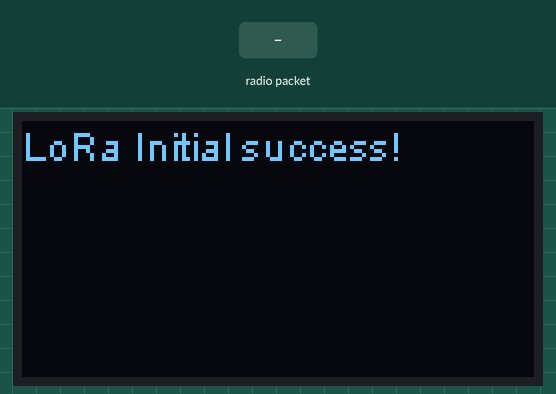
The program below on a simulated ESP32. On the bench: 128×64 one-colour display. The inputs (shaded band) are chosen by the test bench.

Above: at 0.1 s.
At 1.5 s:
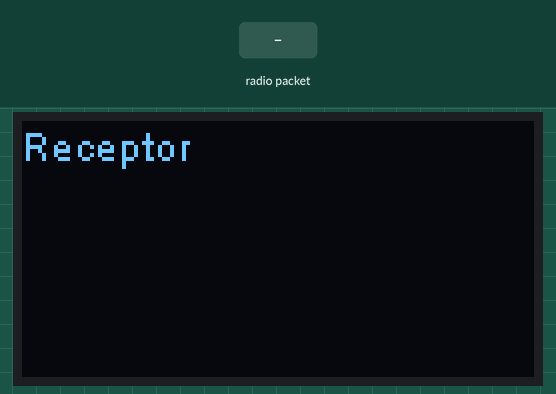
1.6 s: radio packet "0" arrives
At 3.7 s:
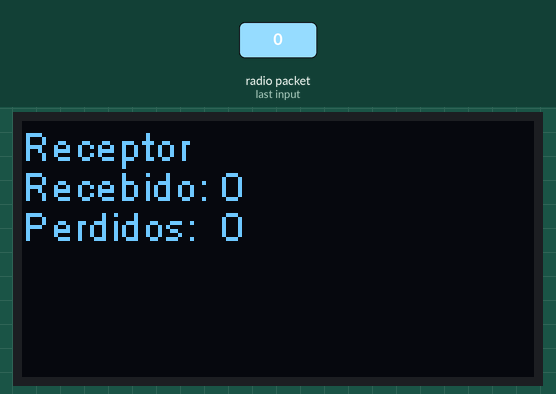
4.1 s: radio packet "5" arrives
Timing chart, 0 to 7.1 s (numbered marks = the images above; inputs shaded):
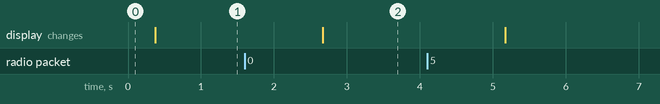

The program:

main.cpp
```cpp
//  receptor
#include "heltec.h"
#define BAND    915E6

int pacotesPerdidos = 0;
int valorRecebido = 0;
int valorAnterior = 0;

void setup() {
  Heltec.begin(true /*Display*/, true /*LoRa */, true /*Serial*/, true /*PABOOST Enable*/, BAND /*long BAND*/);
  Heltec.display->init();
  Heltec.display->flipScreenVertically();
  Heltec.display->setFont(ArialMT_Plain_10);
  Heltec.display->drawString(0, 0, "Receptor");
  Heltec.display->display();
}

void loop() {
  int packetSize = LoRa.parsePacket();
  if (packetSize) {
    while (LoRa.available()) {
      String mensagem = LoRa.readString();
      valorRecebido = mensagem.toInt();
      // inicializa o "valor anterior" para evitar que o primeiro pacote seja considerado perdido
      if (valorRecebido == 0 || valorAnterior == 0){
        valorAnterior = valorRecebido - 1;
      }
      // verifica se houve perda de pacotes
      if (valorRecebido - valorAnterior > 1) {
        pacotesPerdidos += valorRecebido - valorAnterior - 1;
      }
      valorAnterior = valorRecebido;

      Heltec.display->clear();
      Heltec.display->drawString(0, 0, "Receptor");
      Heltec.display->display();
      Heltec.display->drawString(0, 10, "Recebido: ");
      Heltec.display->display();
      Heltec.display->drawString(50, 10, mensagem);
      Heltec.display->display();
      Heltec.display->drawString(0, 20, "Perdidos: ");
      Heltec.display->display();
      Heltec.display->drawString(50, 20, String(pacotesPerdidos));
      Heltec.display->display();
    }
  }
}
```

Measured:
- after the input at 1.6 s, the display: changes after 1.1 s (image 2)
